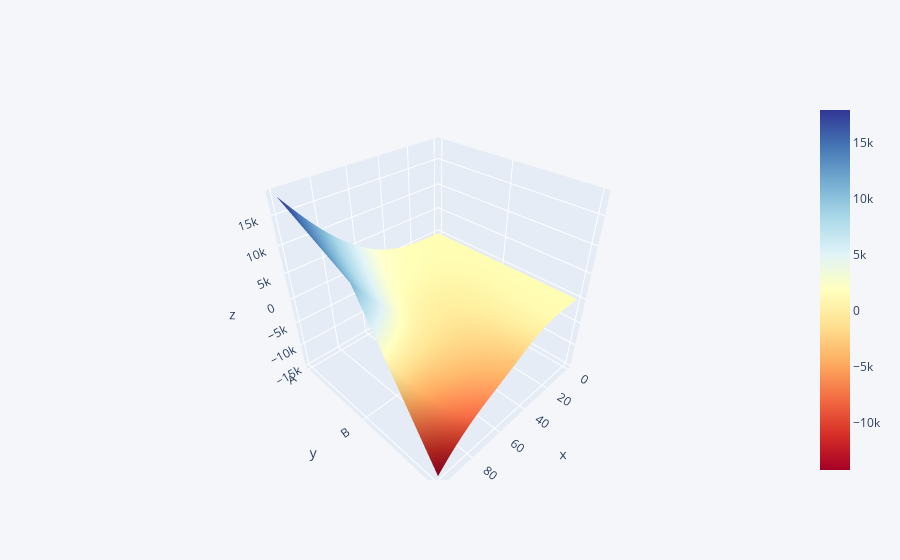

Notebook code for this chart:
### Code cell
df.iplot(kind = 'surface', colorscale='rdylbu')

### Figure 1 — Plotly figure (JSON) as saved in the notebook; plotly's stock layout.template omitted (floating-point values rounded to 4 significant figures; data arrays with more than 128 entries replaced by an {"elided": "..."} marker saying what was removed)
{"data": [{"colorscale": [[0, "rgb(165,0,38)"], [0.1, "rgb(215,48,39)"], [0.2, "rgb(244,109,67)"], [0.3, "rgb(253,174,97)"], [0.4, "rgb(254,224,144)"], [0.5, "rgb(255,255,191)"], [0.6, "rgb(224,243,248)"], [0.7, "rgb(171,217,233)"], [0.8, "rgb(116,173,209)"], [0.9, "rgb(69,117,180)"], [1, "rgb(49,54,149)"]], "type": "surface", "x": [0, 1, 2, 3, 4, 5, 6, 7, 8, 9, 10, 11, 12, 13, 14, 15, 16, 17, 18, 19, 20, 21, 22, 23, 24, 25, 26, 27, 28, 29, 30, 31, 32, 33, 34, 35, 36, 37, 38, 39, 40, 41, 42, 43, 44, 45, 46, 47, 48, 49, 50, 51, 52, 53, 54, 55, 56, 57, 58, 59, 60, 61, 62, 63, 64, 65, 66, 67, 68, 69, 70, 71, 72, 73, 74, 75, 76, 77, 78, 79, 80, 81, 82, 83, 84, 85, 86, 87, 88, 89, 90, 91, 92, 93, 94, 95, 96, 97, 98, 99], "y": ["A", "B", "C"], "z": {"elided": "3x100 float values"}}], "layout": {"legend": {"bgcolor": "#F5F6F9", "font": {"color": "#4D5663"}}, "paper_bgcolor": "#F5F6F9", "plot_bgcolor": "#F5F6F9", "title": {"font": {"color": "#4D5663"}}, "xaxis": {"gridcolor": "#E1E5ED", "showgrid": true, "tickfont": {"color": "#4D5663"}, "title": {"font": {"color": "#4D5663"}, "text": ""}, "zerolinecolor": "#E1E5ED"}, "yaxis": {"gridcolor": "#E1E5ED", "showgrid": true, "tickfont": {"color": "#4D5663"}, "title": {"font": {"color": "#4D5663"}, "text": ""}, "zerolinecolor": "#E1E5ED"}}}
